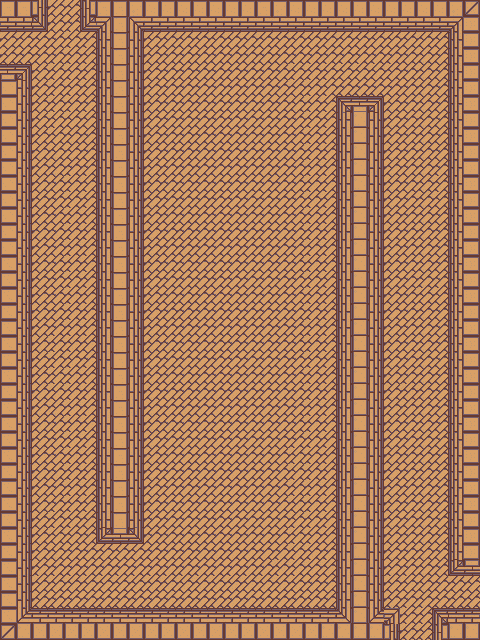

Below is a game level as drawn by its tile map, then a one-line description and the .tmx file that defines it, in full:
An orthogonal 30x40 tile map with 16x16 px tiles, 1 tile layer (background), 3 tilesets and 13 objects.

<map version="1.0" orientation="orthogonal" renderorder="right-down" width="30" height="40" tilewidth="16" tileheight="16" nextobjectid="49">
 <tileset firstgid="1" name="tileset_1" tilewidth="16" tileheight="16" tilecount="1200" columns="40">
  <image source="tileset_1.png" width="640" height="480" />
 </tileset>
 <tileset firstgid="1201" name="player" tilewidth="32" tileheight="32" tilecount="1" columns="1">
  <image source="../../img/player_stand.png" width="32" height="36" />
 </tileset>
 <tileset firstgid="1202" name="scarab" tilewidth="64" tileheight="32" tilecount="1" columns="1">
  <image source="../../img/scarab.png" width="64" height="32" />
 </tileset>
 <layer name="background" width="30" height="40">
  <data encoding="csv">
4,4,283,83,84,281,4,4,5,3,3,3,3,3,3,3,4,5,3,3,3,3,3,3,3,3,3,3,5,6,
44,44,323,123,124,321,45,4,42,43,43,43,43,43,43,43,44,44,44,44,44,44,44,44,44,44,43,43,45,86,
83,84,84,124,83,84,85,4,82,83,84,84,84,84,84,84,84,84,84,84,84,84,84,84,84,84,83,84,85,86,
123,124,124,124,83,84,85,4,82,123,124,124,124,124,124,124,124,124,124,124,124,124,124,124,124,124,123,124,85,86,
242,243,123,83,83,84,85,4,82,123,124,124,124,124,124,124,124,124,83,84,84,84,84,84,84,124,123,124,85,86,
81,82,123,83,84,84,85,4,82,123,124,124,124,124,124,124,124,124,83,83,84,124,124,124,124,124,123,124,85,86,
81,82,123,83,84,124,85,4,82,123,124,124,124,124,124,124,124,124,123,83,84,241,242,243,123,124,123,124,85,86,
81,82,123,83,83,84,85,4,82,123,124,124,124,124,124,124,124,124,124,83,84,85,204,82,123,124,123,124,85,86,
81,82,123,83,123,124,85,4,82,123,124,124,124,124,124,124,124,124,124,83,84,85,204,82,123,124,123,124,85,86,
81,82,123,123,123,124,85,4,82,123,124,124,124,124,124,124,124,124,124,83,84,85,204,82,123,124,123,124,85,86,
81,82,123,123,124,124,85,4,82,123,124,124,124,124,124,124,124,124,124,83,84,85,204,82,123,124,123,124,85,86,
81,82,123,124,83,84,85,4,82,123,124,124,124,124,124,124,124,124,124,83,84,85,204,82,123,124,123,84,85,86,
81,82,123,124,83,84,85,4,82,123,124,124,124,124,124,124,124,124,124,83,84,85,204,82,123,124,123,84,85,86,
81,82,123,124,83,84,85,4,82,123,124,124,124,124,124,124,124,124,124,83,84,85,204,82,123,124,123,124,85,86,
81,82,123,124,83,84,85,4,82,123,124,124,124,124,124,124,124,124,124,83,84,85,204,82,123,124,123,124,85,86,
81,82,123,124,83,84,85,4,82,123,124,124,124,124,124,124,124,124,124,83,84,85,204,82,123,124,123,124,85,86,
121,122,123,124,83,84,85,4,82,123,124,124,124,124,124,124,124,124,124,83,84,85,204,82,123,124,123,124,85,86,
121,122,123,124,83,84,85,4,82,123,124,124,124,124,124,124,124,124,124,83,84,85,204,82,123,124,123,124,85,86,
121,122,123,124,83,84,85,4,82,123,124,124,124,124,124,124,124,124,124,83,84,85,204,82,123,124,83,84,85,86,
121,122,123,124,83,84,85,4,82,123,124,124,124,124,124,124,124,124,124,83,84,85,204,82,123,124,123,124,85,86,
121,122,123,124,83,84,85,4,82,123,124,124,124,124,124,124,124,124,124,83,84,85,204,82,123,124,123,124,85,86,
121,122,123,83,84,84,85,4,82,123,124,124,124,124,124,124,124,124,124,83,84,85,204,82,123,124,123,124,85,86,
121,122,123,83,84,124,85,4,82,123,124,124,124,124,124,124,124,124,124,83,84,85,204,82,123,124,123,124,85,86,
121,122,123,83,83,84,85,4,82,123,124,124,124,124,124,124,124,124,124,83,84,85,204,82,123,124,123,124,85,86,
121,122,123,83,83,84,85,4,82,123,124,124,124,124,124,124,124,124,124,83,84,85,204,82,123,83,123,124,85,86,
121,122,123,123,83,84,85,4,82,123,124,124,124,124,124,124,124,124,124,83,84,85,204,82,123,123,123,124,85,86,
121,122,123,124,83,84,85,4,82,123,124,124,124,124,124,124,124,124,124,83,84,85,204,82,123,124,123,124,85,86,
121,122,123,124,83,84,85,4,82,123,124,124,124,124,124,124,124,124,124,83,84,85,204,82,123,124,123,124,85,86,
121,122,123,124,83,84,85,4,82,123,124,124,124,124,124,124,124,124,83,84,84,85,204,82,123,124,123,124,85,86,
121,122,123,124,83,84,85,4,82,123,124,124,124,124,124,124,124,124,83,83,84,85,204,82,123,124,123,124,85,86,
121,122,123,124,83,84,85,4,82,123,124,124,124,124,124,124,124,124,83,83,84,85,204,82,123,124,123,124,85,86,
121,122,123,124,83,84,85,4,82,123,124,124,124,124,124,124,124,124,83,83,84,85,204,82,123,124,123,124,85,86,
121,122,123,83,84,84,85,4,82,124,124,124,124,124,124,124,124,124,123,83,84,85,204,82,123,124,123,124,85,86,
121,122,123,83,84,124,321,322,323,124,124,124,124,124,124,124,124,124,83,84,84,85,204,82,123,124,123,124,85,86,
121,122,123,123,124,124,84,84,84,124,124,124,124,124,124,124,124,124,83,84,124,85,204,82,123,124,123,124,85,86,
121,122,123,124,124,124,124,124,124,124,124,124,124,124,124,124,124,83,84,84,84,85,204,82,123,124,123,124,321,322,
121,122,83,84,84,84,84,84,84,84,84,84,84,84,84,84,84,84,84,124,124,85,204,82,83,84,123,124,83,83,
121,122,123,124,124,124,124,124,124,124,124,124,124,124,124,124,124,124,124,123,124,85,204,82,123,124,123,123,123,123,
121,162,163,163,163,163,163,163,163,163,163,163,163,163,163,163,163,163,163,163,164,165,204,162,45,83,84,241,164,164,
201,204,203,203,203,203,203,203,203,203,203,203,203,203,203,203,203,203,203,203,204,204,204,204,283,83,84,281,204,204
</data>
 </layer>
 <objectgroup name="enemies">
  <object id="43" gid="1202" x="256" y="560" width="64" height="32" />
  <object id="44" gid="1202" x="176" y="400" width="64" height="32" />
  <object id="45" gid="1202" x="240" y="272" width="64" height="32" />
  <object id="46" gid="1202" x="160" y="128" width="64" height="32" />
 </objectgroup>
 <objectgroup name="solids">
  <object id="33" x="0" y="0" width="48" height="32" />
  <object id="34" x="0" y="64" width="32" height="576" />
  <object id="35" x="32" y="608" width="368" height="32" />
  <object id="36" x="432" y="608" width="48" height="32" />
  <object id="37" x="336" y="96" width="48" height="512" />
  <object id="38" x="80" y="0" width="400" height="32" />
  <object id="39" x="96" y="32" width="48" height="512" />
  <object id="40" x="448" y="32" width="32" height="544" />
 </objectgroup>
 <objectgroup name="player" offsetx="16" offsety="16">
  <object id="48" gid="1201" x="32" y="240" width="32" height="32" />
 </objectgroup>
</map>
